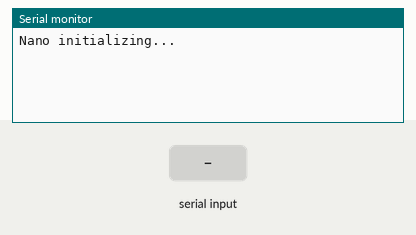
Bench run of a sketch on a simulated Arduino Uno, built with avr-gcc and run on an emulated ATmega328P. Parts: the last lines printed to the serial monitor. The inputs (shaded band) are chosen by the test bench.

Above: at 1.2 s.
1.3 s: "1\n" received over the second serial link
At 2.2 s:
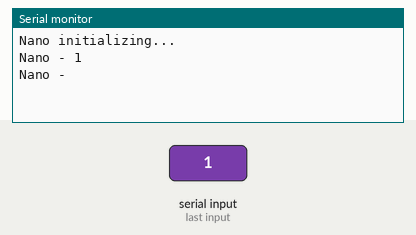
2.8 s: "0\n" received over the second serial link
At 3.3 s:
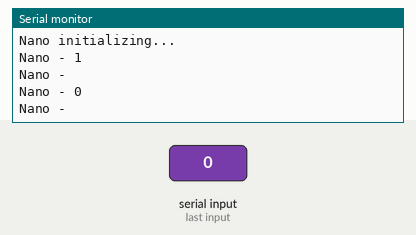
4.3 s: "2\n" received over the second serial link
At 5.7 s:
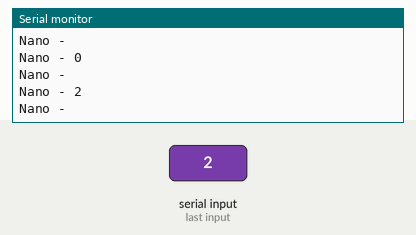

The sketch:

esp32-nano-uno-tri-communication.ino
```cpp
#include <NeoSWSerial.h>

const int rxNano = 11;
const int txNano = 12;

const int rxEsp = 10;
const int txEsp = 9;

bool isNano = true;

NeoSWSerial Nano(rxNano, txNano);
NeoSWSerial Esp(rxEsp, txEsp);

void setup() {
  Serial.begin(9600);
  Nano.begin(9600);
  Esp.begin(9600);

  Nano.listen();

  Serial.println("Nano initializing...");
}

void loop() {

  if(Nano.available()) {
    char letter = Nano.read();
    Serial.print("Nano - ");
    Serial.println(letter);
    if(letter == '\n') {
      if(isNano) {
        Nano.end();
        Esp.listen();
      } else {
        Esp.end();
        Nano.listen();
      }
      isNano = !isNano;
    }
  }
}
```

Measured:
- after the input at 1.3 s, the serial monitor: prints a new line at once (image 1)
- after the input at 2.8 s, the serial monitor: prints a new line at once (image 2)
- after the input at 4.3 s, the serial monitor: prints a new line at once (image 3)
